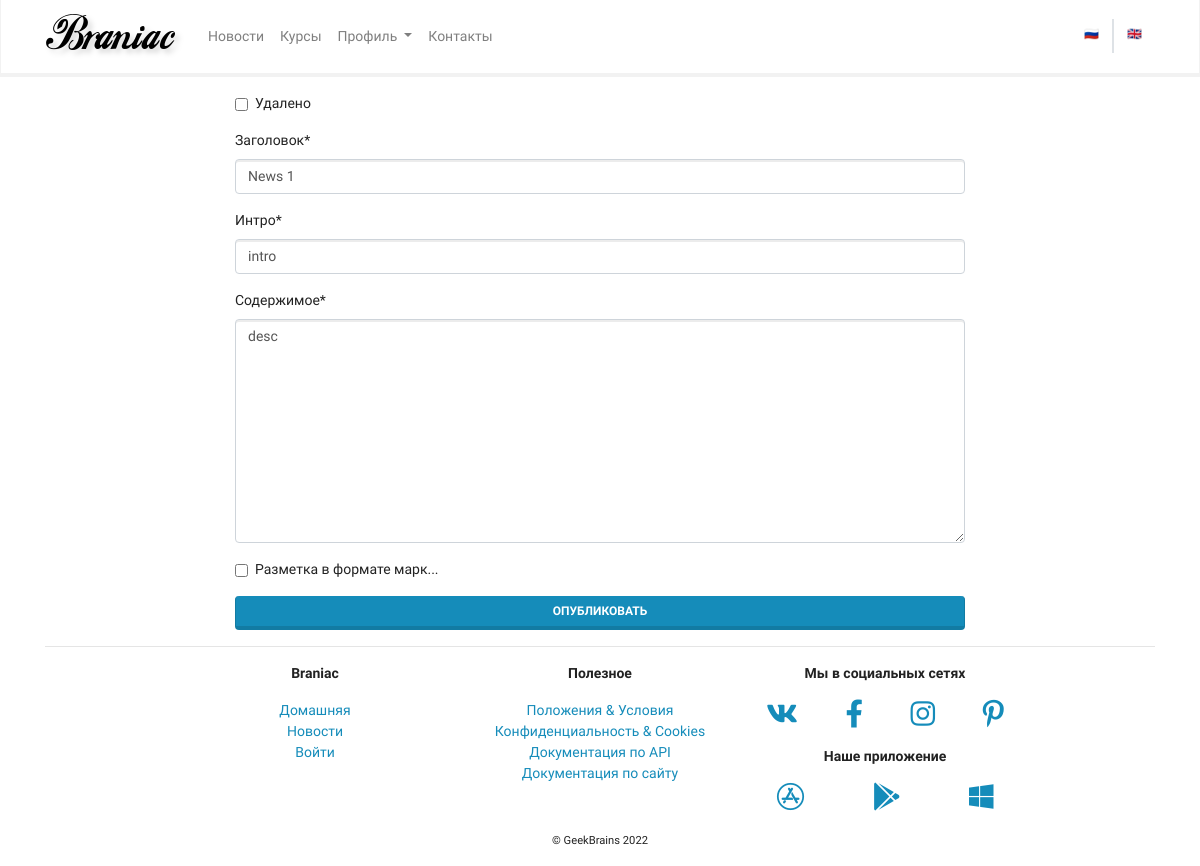
The app's page /news/1/update/ (signed in) with its own data.
### mainapp/models.py (models this page shows, shortened)
class BaseModel(models.Model):
    created_at = models.DateField(auto_now_add=True, verbose_name='Создан')
    update_at = models.DateTimeField(auto_now=True, verbose_name='Обновлен')
    deleted = models.BooleanField(default=False, verbose_name='Удалено')
    class Meta:
        abstract = True
        ordering = ('-created_at')

class News(BaseModel):
    title = models.CharField(max_length=256, verbose_name='Заголовок')
    preamble = models.CharField(max_length=1024, verbose_name='Интро')
    body = models.TextField(verbose_name='Содержимое')
    body_as_markdown = models.BooleanField(default=False, verbose_name='Разметка в формате марк...')
    class Meta:
        verbose_name = _("News")
        verbose_name_plural = _("News")

### mainapp/views.py (the view)
# urls.py: path('news/<int:pk>/update/', views.NewsUpdateView.as_view(), name='news_update'),
class NewsUpdateView(PermissionRequiredMixin, UpdateView):
    model = News
    fields = '__all__'
    success_url = reverse_lazy('mainapp:news')
    permission_required = ('mainapp.change_news',)

### mainapp/context_processor.py (called while the page is built)
def my_context_processor(request):
    return {
        'foo': 'bar'
    }

### mainapp/templates/mainapp/news_form.html (shortened to what this page needs)
{% extends 'mainapp/base.html' %}
{% load crispy_forms_tags %}
{% block content %}
<div class="row justify-content-center pt-3">
    <div class="col-md-12 col-lg-8">
        <form method="post">
            {{ form|crispy }}
            <button type="submit" class="btn btn-primary btn-block">Опубликовать
            </button>
        </form>
    </div>
</div>
{% endblock content %}

### records on screen
News: title "News 1", preamble "intro", body "desc"
